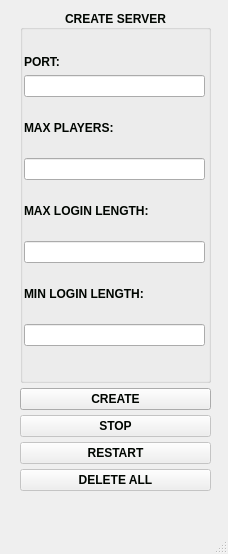
<?xml version="1.0" encoding="UTF-8"?>
<ui version="4.0">
 <class>Server</class>
 <widget class="QMainWindow" name="Server">
  <property name="geometry">
   <rect>
    <x>0</x>
    <y>0</y>
    <width>228</width>
    <height>554</height>
   </rect>
  </property>
  <property name="minimumSize">
   <size>
    <width>228</width>
    <height>554</height>
   </size>
  </property>
  <property name="maximumSize">
   <size>
    <width>228</width>
    <height>554</height>
   </size>
  </property>
  <property name="windowTitle">
   <string>Server</string>
  </property>
  <widget class="QWidget" name="centralwidget">
   <widget class="QWidget" name="layoutWidget_2">
    <property name="geometry">
     <rect>
      <x>20</x>
      <y>10</y>
      <width>191</width>
      <height>481</height>
     </rect>
    </property>
    <layout class="QVBoxLayout" name="verticalLayout_2">
     <property name="spacing">
      <number>5</number>
     </property>
     <property name="rightMargin">
      <number>0</number>
     </property>
     <item>
      <widget class="QGroupBox" name="groupBox">
       <property name="sizePolicy">
        <sizepolicy hsizetype="Expanding" vsizetype="Expanding">
         <horstretch>0</horstretch>
         <verstretch>0</verstretch>
        </sizepolicy>
       </property>
       <property name="font">
        <font>
         <family>MS Shell Dlg 2</family>
         <pointsize>9</pointsize>
         <italic>false</italic>
         <bold>true</bold>
        </font>
       </property>
       <property name="layoutDirection">
        <enum>Qt::LeftToRight</enum>
       </property>
       <property name="styleSheet">
        <string notr="true">color:rgb(0, 05, 0);
font: 75 9pt &quot;MS Shell Dlg 2&quot;;
font-weight: bold;</string>
       </property>
       <property name="title">
        <string>CREATE SERVER</string>
       </property>
       <property name="alignment">
        <set>Qt::AlignCenter</set>
       </property>
       <widget class="QWidget" name="layoutWidget_3">
        <property name="geometry">
         <rect>
          <x>4</x>
          <y>45</y>
          <width>181</width>
          <height>291</height>
         </rect>
        </property>
        <layout class="QVBoxLayout" name="verticalLayout">
         <item>
          <widget class="QLabel" name="label_3">
           <property name="font">
            <font>
             <family>MS Shell Dlg 2</family>
             <pointsize>9</pointsize>
             <italic>false</italic>
             <bold>true</bold>
            </font>
           </property>
           <property name="whatsThis">
            <string>&lt;html&gt;&lt;head/&gt;&lt;body&gt;&lt;p&gt;&lt;span style=&quot; font-weight:600;&quot;&gt;PORT:&lt;/span&gt;&lt;/p&gt;&lt;/body&gt;&lt;/html&gt;</string>
           </property>
           <property name="styleSheet">
            <string notr="true">color:rgb(0, 05, 0);
font: 75 9pt &quot;MS Shell Dlg 2&quot;;
font-weight: bold;</string>
           </property>
           <property name="text">
            <string>PORT:</string>
           </property>
          </widget>
         </item>
         <item>
          <widget class="QLineEdit" name="portLine">
           <property name="styleSheet">
            <string notr="true">color:rgb(0, 0, 0);
font: 75 9pt &quot;MS Shell Dlg 2&quot;</string>
           </property>
          </widget>
         </item>
         <item>
          <widget class="QLabel" name="maxPlayersLabel">
           <property name="sizePolicy">
            <sizepolicy hsizetype="Preferred" vsizetype="Expanding">
             <horstretch>0</horstretch>
             <verstretch>0</verstretch>
            </sizepolicy>
           </property>
           <property name="styleSheet">
            <string notr="true">color:rgb(0, 05, 0);
font: 75 9pt &quot;MS Shell Dlg 2&quot;;
font-weight: bold;</string>
           </property>
           <property name="text">
            <string>MAX PLAYERS:</string>
           </property>
          </widget>
         </item>
         <item>
          <widget class="QLineEdit" name="maxPlayersLine">
           <property name="sizePolicy">
            <sizepolicy hsizetype="Expanding" vsizetype="Fixed">
             <horstretch>0</horstretch>
             <verstretch>0</verstretch>
            </sizepolicy>
           </property>
          </widget>
         </item>
         <item>
          <widget class="QLabel" name="maxLoginLengthLabel">
           <property name="sizePolicy">
            <sizepolicy hsizetype="Preferred" vsizetype="Expanding">
             <horstretch>0</horstretch>
             <verstretch>0</verstretch>
            </sizepolicy>
           </property>
           <property name="styleSheet">
            <string notr="true">color:rgb(0, 05, 0);
font: 75 9pt &quot;MS Shell Dlg 2&quot;;
font-weight: bold;</string>
           </property>
           <property name="text">
            <string>MAX LOGIN LENGTH:</string>
           </property>
          </widget>
         </item>
         <item>
          <widget class="QLineEdit" name="MaxLoginLengthLine">
           <property name="sizePolicy">
            <sizepolicy hsizetype="Expanding" vsizetype="Fixed">
             <horstretch>0</horstretch>
             <verstretch>0</verstretch>
            </sizepolicy>
           </property>
          </widget>
         </item>
         <item>
          <widget class="QLabel" name="minLoginLengthLabel">
           <property name="sizePolicy">
            <sizepolicy hsizetype="Expanding" vsizetype="Expanding">
             <horstretch>0</horstretch>
             <verstretch>0</verstretch>
            </sizepolicy>
           </property>
           <property name="styleSheet">
            <string notr="true">color:rgb(0, 05, 0);
font: 75 9pt &quot;MS Shell Dlg 2&quot;;
font-weight: bold;</string>
           </property>
           <property name="text">
            <string>MIN LOGIN LENGTH:</string>
           </property>
          </widget>
         </item>
         <item>
          <widget class="QLineEdit" name="minLoginLength">
           <property name="sizePolicy">
            <sizepolicy hsizetype="Expanding" vsizetype="Fixed">
             <horstretch>0</horstretch>
             <verstretch>0</verstretch>
            </sizepolicy>
           </property>
          </widget>
         </item>
        </layout>
       </widget>
      </widget>
     </item>
     <item>
      <widget class="QPushButton" name="CreateBtn">
       <property name="styleSheet">
        <string notr="true">color:rgb(0, 05, 0);
font: 75 9pt &quot;MS Shell Dlg 2&quot;;
font-weight: bold;</string>
       </property>
       <property name="text">
        <string>CREATE</string>
       </property>
      </widget>
     </item>
     <item>
      <widget class="QPushButton" name="StopBtn">
       <property name="enabled">
        <bool>false</bool>
       </property>
       <property name="styleSheet">
        <string notr="true">color:rgb(0, 05, 0);
font: 75 9pt &quot;MS Shell Dlg 2&quot;;
font-weight: bold;</string>
       </property>
       <property name="text">
        <string>STOP</string>
       </property>
      </widget>
     </item>
     <item>
      <widget class="QPushButton" name="RestartBtn">
       <property name="enabled">
        <bool>false</bool>
       </property>
       <property name="styleSheet">
        <string notr="true">color:rgb(0, 05, 0);
font: 75 9pt &quot;MS Shell Dlg 2&quot;;
font-weight: bold;</string>
       </property>
       <property name="text">
        <string>RESTART</string>
       </property>
      </widget>
     </item>
     <item>
      <widget class="QPushButton" name="DeleteAllClientBtn">
       <property name="enabled">
        <bool>false</bool>
       </property>
       <property name="styleSheet">
        <string notr="true">color:rgb(0, 05, 0);
font: 75 9pt &quot;MS Shell Dlg 2&quot;;
font-weight: bold;</string>
       </property>
       <property name="text">
        <string>DELETE ALL</string>
       </property>
      </widget>
     </item>
    </layout>
   </widget>
  </widget>
  <widget class="QMenuBar" name="menubar">
   <property name="geometry">
    <rect>
     <x>0</x>
     <y>0</y>
     <width>228</width>
     <height>25</height>
    </rect>
   </property>
  </widget>
  <widget class="QStatusBar" name="statusbar"/>
 </widget>
 <resources/>
 <connections/>
</ui>
